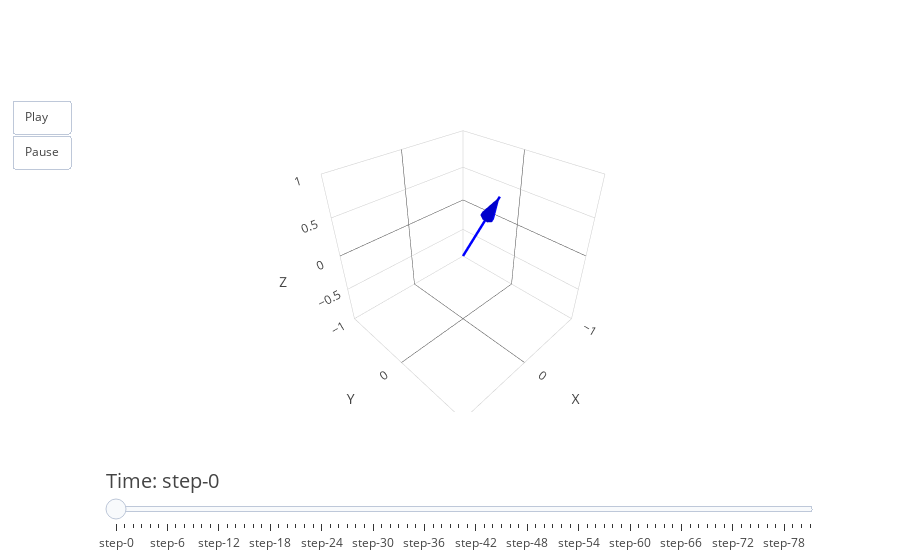

Here is the notebook cell this chart was saved with:
### Markdown cell above
DATA Z

### Code cell
quaternion_data = read_csv(full_data_file_path_z)
# Predict states with UKF
predicted_states = []

for q in quaternion_data:
    q = q / np.linalg.norm(q)
    ukf.predict()
    ukf.update(q)
    predicted_states.append(ukf.x)
predicted_states = np.array(predicted_states)


plot_euler_angles_3d(predicted_states,10)

### Figure 1 — Plotly figure (JSON) as saved in the notebook; plotly's stock layout.template omitted (floating-point values rounded to 4 significant figures)
{"data": [{"line": {"color": "blue", "width": 5}, "mode": "lines", "name": "Vector", "type": "scatter3d", "x": [0, -0.04692], "y": [0, 0.4487], "z": [0, 0.8924]}, {"anchor": "tip", "colorscale": [[0, "blue"], [1, "blue"]], "name": "Arrowhead", "showscale": false, "sizemode": "absolute", "sizeref": 0.3, "type": "cone", "u": [-0.04692], "v": [0.4487], "w": [0.8924], "x": [-0.04692], "y": [0.4487], "z": [0.8924]}], "layout": {"scene": {"xaxis": {"range": [-1, 1], "title": {"text": "X"}}, "yaxis": {"range": [-1, 1], "title": {"text": "Y"}}, "zaxis": {"range": [-1, 1], "title": {"text": "Z"}}}, "sliders": [{"currentvalue": {"font": {"size": 20}, "prefix": "Time: "}, "pad": {"t": 50}, "steps": [{"args": [["frame0"], {"frame": {"duration": 50, "redraw": true}, "mode": "immediate"}], "method": "animate"}, {"args": [["frame10"], {"frame": {"duration": 50, "redraw": true}, "mode": "immediate"}], "method": "animate"}, {"args": [["frame20"], {"frame": {"duration": 50, "redraw": true}, "mode": "immediate"}], "method": "animate"}, {"args": [["frame30"], {"frame": {"duration": 50, "redraw": true}, "mode": "immediate"}], "method": "animate"}, {"args": [["frame40"], {"frame": {"duration": 50, "redraw": true}, "mode": "immediate"}], "method": "animate"}, {"args": [["frame50"], {"frame": {"duration": 50, "redraw": true}, "mode": "immediate"}], "method": "animate"}, {"args": [["frame60"], {"frame": {"duration": 50, "redraw": true}, "mode": "immediate"}], "method": "animate"}, {"args": [["frame70"], {"frame": {"duration": 50, "redraw": true}, "mode": "immediate"}], "method": "animate"}, {"args": [["frame80"], {"frame": {"duration": 50, "redraw": true}, "mode": "immediate"}], "method": "animate"}, {"args": [["frame90"], {"frame": {"duration": 50, "redraw": true}, "mode": "immediate"}], "method": "animate"}, {"args": [["frame100"], {"frame": {"duration": 50, "redraw": true}, "mode": "immediate"}], "method": "animate"}, {"args": [["frame110"], {"frame": {"duration": 50, "redraw": true}, "mode": "immediate"}], "method": "animate"}, {"args": [["frame120"], {"frame": {"duration": 50, "redraw": true}, "mode": "immediate"}], "method": "animate"}, {"args": [["frame130"], {"frame": {"duration": 50, "redraw": true}, "mode": "immediate"}], "method": "animate"}, {"args": [["frame140"], {"frame": {"duration": 50, "redraw": true}, "mode": "immediate"}], "method": "animate"}, {"args": [["frame150"], {"frame": {"duration": 50, "redraw": true}, "mode": "immediate"}], "method": "animate"}, {"args": [["frame160"], {"frame": {"duration": 50, "redraw": true}, "mode": "immediate"}], "method": "animate"}, {"args": [["frame170"], {"frame": {"duration": 50, "redraw": true}, "mode": "immediate"}], "method": "animate"}, {"args": [["frame180"], {"frame": {"duration": 50, "redraw": true}, "mode": "immediate"}], "method": "animate"}, {"args": [["frame190"], {"frame": {"duration": 50, "redraw": true}, "mode": "immediate"}], "method": "animate"}, {"args": [["frame200"], {"frame": {"duration": 50, "redraw": true}, "mode": "immediate"}], "method": "animate"}, {"args": [["frame210"], {"frame": {"duration": 50, "redraw": true}, "mode": "immediate"}], "method": "animate"}, {"args": [["frame220"], {"frame": {"duration": 50, "redraw": true}, "mode": "immediate"}], "method": "animate"}, {"args": [["frame230"], {"frame": {"duration": 50, "redraw": true}, "mode": "immediate"}], "method": "animate"}, {"args": [["frame240"], {"frame": {"duration": 50, "redraw": true}, "mode": "immediate"}], "method": "animate"}, {"args": [["frame250"], {"frame": {"duration": 50, "redraw": true}, "mode": "immediate"}], "method": "animate"}, {"args": [["frame260"], {"frame": {"duration": 50, "redraw": true}, "mode": "immediate"}], "method": "animate"}, {"args": [["frame270"], {"frame": {"duration": 50, "redraw": true}, "mode": "immediate"}], "method": "animate"}, {"args": [["frame280"], {"frame": {"duration": 50, "redraw": true}, "mode": "immediate"}], "method": "animate"}, {"args": [["frame290"], {"frame": {"duration": 50, "redraw": true}, "mode": "immediate"}], "method": "animate"}, {"args": [["frame300"], {"frame": {"duration": 50, "redraw": true}, "mode": "immediate"}], "method": "animate"}, {"args": [["frame310"], {"frame": {"duration": 50, "redraw": true}, "mode": "immediate"}], "method": "animate"}, {"args": [["frame320"], {"frame": {"duration": 50, "redraw": true}, "mode": "immediate"}], "method": "animate"}, {"args": [["frame330"], {"frame": {"duration": 50, "redraw": true}, "mode": "immediate"}], "method": "animate"}, {"args": [["frame340"], {"frame": {"duration": 50, "redraw": true}, "mode": "immediate"}], "method": "animate"}, {"args": [["frame350"], {"frame": {"duration": 50, "redraw": true}, "mode": "immediate"}], "method": "animate"}, {"args": [["frame360"], {"frame": {"duration": 50, "redraw": true}, "mode": "immediate"}], "method": "animate"}, {"args": [["frame370"], {"frame": {"duration": 50, "redraw": true}, "mode": "immediate"}], "method": "animate"}, {"args": [["frame380"], {"frame": {"duration": 50, "redraw": true}, "mode": "immediate"}], "method": "animate"}, {"args": [["frame390"], {"frame": {"duration": 50, "redraw": true}, "mode": "immediate"}], "method": "animate"}, {"args": [["frame400"], {"frame": {"duration": 50, "redraw": true}, "mode": "immediate"}], "method": "animate"}, {"args": [["frame410"], {"frame": {"duration": 50, "redraw": true}, "mode": "immediate"}], "method": "animate"}, {"args": [["frame420"], {"frame": {"duration": 50, "redraw": true}, "mode": "immediate"}], "method": "animate"}, {"args": [["frame430"], {"frame": {"duration": 50, "redraw": true}, "mode": "immediate"}], "method": "animate"}, {"args": [["frame440"], {"frame": {"duration": 50, "redraw": true}, "mode": "immediate"}], "method": "animate"}, {"args": [["frame450"], {"frame": {"duration": 50, "redraw": true}, "mode": "immediate"}], "method": "animate"}, {"args": [["frame460"], {"frame": {"duration": 50, "redraw": true}, "mode": "immediate"}], "method": "animate"}, {"args": [["frame470"], {"frame": {"duration": 50, "redraw": true}, "mode": "immediate"}], "method": "animate"}, {"args": [["frame480"], {"frame": {"duration": 50, "redraw": true}, "mode": "immediate"}], "method": "animate"}, {"args": [["frame490"], {"frame": {"duration": 50, "redraw": true}, "mode": "immediate"}], "method": "animate"}, {"args": [["frame500"], {"frame": {"duration": 50, "redraw": true}, "mode": "immediate"}], "method": "animate"}, {"args": [["frame510"], {"frame": {"duration": 50, "redraw": true}, "mode": "immediate"}], "method": "animate"}, {"args": [["frame520"], {"frame": {"duration": 50, "redraw": true}, "mode": "immediate"}], "method": "animate"}, {"args": [["frame530"], {"frame": {"duration": 50, "redraw": true}, "mode": "immediate"}], "method": "animate"}, {"args": [["frame540"], {"frame": {"duration": 50, "redraw": true}, "mode": "immediate"}], "method": "animate"}, {"args": [["frame550"], {"frame": {"duration": 50, "redraw": true}, "mode": "immediate"}], "method": "animate"}, {"args": [["frame560"], {"frame": {"duration": 50, "redraw": true}, "mode": "immediate"}], "method": "animate"}, {"args": [["frame570"], {"frame": {"duration": 50, "redraw": true}, "mode": "immediate"}], "method": "animate"}, {"args": [["frame580"], {"frame": {"duration": 50, "redraw": true}, "mode": "immediate"}], "method": "animate"}, {"args": [["frame590"], {"frame": {"duration": 50, "redraw": true}, "mode": "immediate"}], "method": "animate"}, {"args": [["frame600"], {"frame": {"duration": 50, "redraw": true}, "mode": "immediate"}], "method": "animate"}, {"args": [["frame610"], {"frame": {"duration": 50, "redraw": true}, "mode": "immediate"}], "method": "animate"}, {"args": [["frame620"], {"frame": {"duration": 50, "redraw": true}, "mode": "immediate"}], "method": "animate"}, {"args": [["frame630"], {"frame": {"duration": 50, "redraw": true}, "mode": "immediate"}], "method": "animate"}, {"args": [["frame640"], {"frame": {"duration": 50, "redraw": true}, "mode": "immediate"}], "method": "animate"}, {"args": [["frame650"], {"frame": {"duration": 50, "redraw": true}, "mode": "immediate"}], "method": "animate"}, {"args": [["frame660"], {"frame": {"duration": 50, "redraw": true}, "mode": "immediate"}], "method": "animate"}, {"args": [["frame670"], {"frame": {"duration": 50, "redraw": true}, "mode": "immediate"}], "method": "animate"}, {"args": [["frame680"], {"frame": {"duration": 50, "redraw": true}, "mode": "immediate"}], "method": "animate"}, {"args": [["frame690"], {"frame": {"duration": 50, "redraw": true}, "mode": "immediate"}], "method": "animate"}, {"args": [["frame700"], {"frame": {"duration": 50, "redraw": true}, "mode": "immediate"}], "method": "animate"}, {"args": [["frame710"], {"frame": {"duration": 50, "redraw": true}, "mode": "immediate"}], "method": "animate"}, {"args": [["frame720"], {"frame": {"duration": 50, "redraw": true}, "mode": "immediate"}], "method": "animate"}, {"args": [["frame730"], {"frame": {"duration": 50, "redraw": true}, "mode": "immediate"}], "method": "animate"}, {"args": [["frame740"], {"frame": {"duration": 50, "redraw": true}, "mode": "immediate"}], "method": "animate"}, {"args": [["frame750"], {"frame": {"duration": 50, "redraw": true}, "mode": "immediate"}], "method": "animate"}, {"args": [["frame760"], {"frame": {"duration": 50, "redraw": true}, "mode": "immediate"}], "method": "animate"}, {"args": [["frame770"], {"frame": {"duration": 50, "redraw": true}, "mode": "immediate"}], "method": "animate"}, {"args": [["frame780"], {"frame": {"duration": 50, "redraw": true}, "mode": "immediate"}], "method": "animate"}, {"args": [["frame790"], {"frame": {"duration": 50, "redraw": true}, "mode": "immediate"}], "method": "animate"}, {"args": [["frame800"], {"frame": {"duration": 50, "redraw": true}, "mode": "immediate"}], "method": "animate"}, {"args": [["frame810"], {"frame": {"duration": 50, "redraw": true}, "mode": "immediate"}], "method": "animate"}]}], "updatemenus": [{"buttons": [{"args": [null, {"frame": {"duration": 50, "redraw": true}, "fromcurrent": true}], "label": "Play", "method": "animate"}, {"args": [[null], {"frame": {"duration": 0, "redraw": false}, "mode": "immediate"}], "label": "Pause", "method": "animate"}], "showactive": false, "type": "buttons"}]}}
